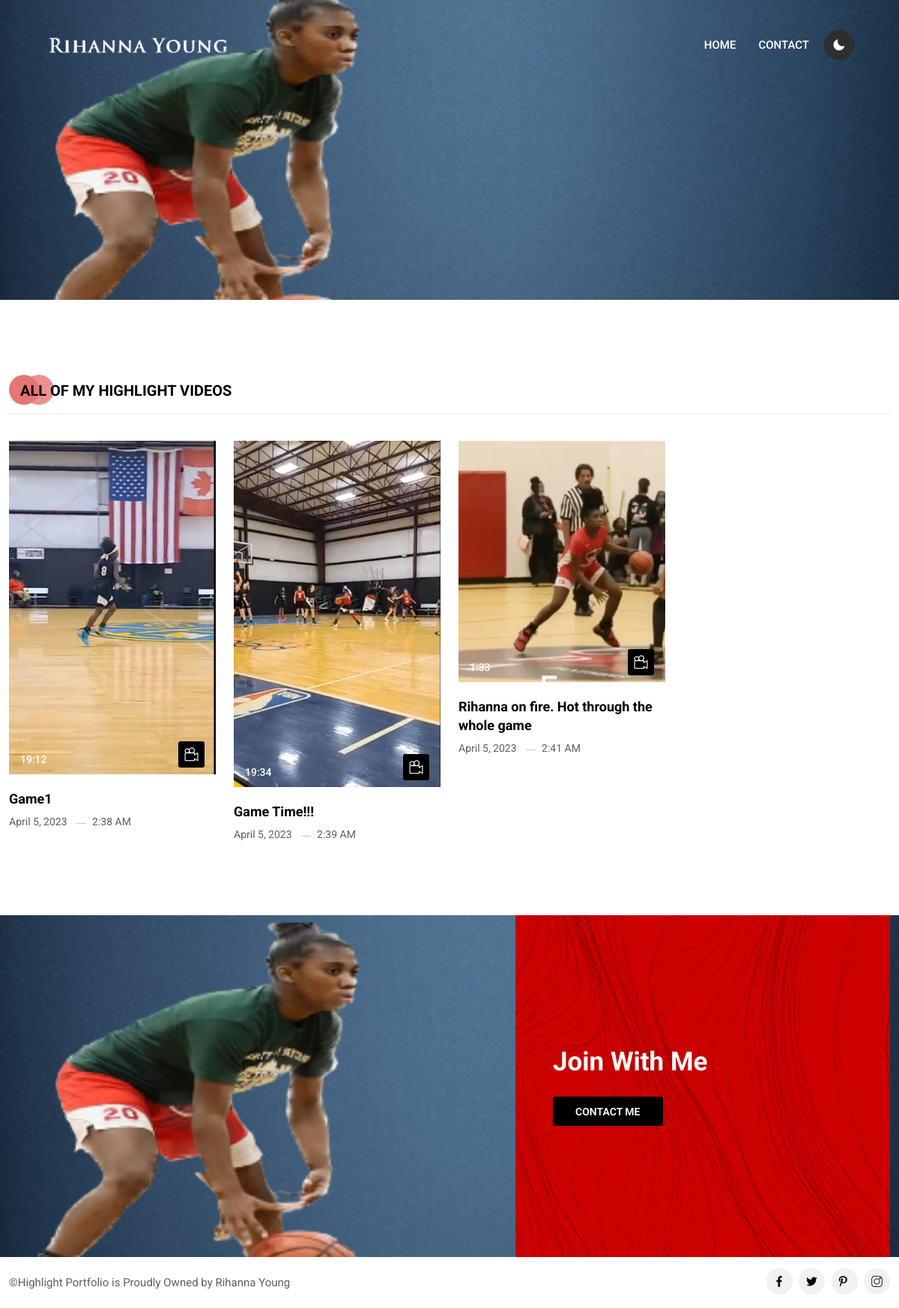
Page /all-featured-videos on the committed database.
### portfolio_app/models.py (models this page shows, shortened)
class About(models.Model):
    name = models.CharField(max_length=255)
    email = models.CharField(max_length=255)
    role = models.CharField(max_length=255)
    phone = models.CharField(default=0, max_length=20)
    heading = models.TextField()
    about_desc1 = models.TextField(null=True, blank=True)
    about_image = models.ImageField(upload_to='aboutImage', default="about.jpg")
    about_desc2 = models.TextField(null=True, blank=True)
    contact_desc = models.TextField(null=True, blank=True)
    contact_image = models.ImageField(upload_to='contactImage', default="contact.jpg")
    social_youtube = models.CharField(max_length=255, null=True, blank=True)
    social_facebook = models.CharField(max_length=255, null=True, blank=True)
    social_twitter = models.CharField(max_length=255, null=True, blank=True)
    social_instagram = models.CharField(max_length=255, null=True, blank=True)
    social_pinterest = models.CharField(max_length=255, null=True, blank=True)
    main_banner = models.ImageField(upload_to='mainBanner', default="main-banner.jpg")
    class Meta:
        verbose_name = "About"
        verbose_name_plural = "About Detail"

class Videos(models.Model):
    title = models.CharField(max_length=255)
    video_link = models.CharField(max_length=512)
    thumbnail = models.ImageField(upload_to='thumbnail', null=True, blank=True, default="default.jpg")
    duration = models.CharField(max_length=255)
    status = models.CharField(max_length=1, choices=STATUS_CHOICES, default='F')
    is_published = models.BooleanField(default=True)
    created = models.DateTimeField(auto_now_add=True)
    class Meta:
        verbose_name = "Video"
        verbose_name_plural = "Videos"

### portfolio_app/views.py (the view)
# urls.py: path('all-featured-videos', views.allFeaturedVideos, name='allFeaturedVideos'),
def allFeaturedVideos(request):
    status = 'F'
    all_videos = Videos.objects.filter(status=status)
    about_details = About.objects.get()
    context = {
        'all_videos': all_videos,
        'about': about_details,
    }
    return render(request, 'all_featured_videos.html', context)

### templates/all_featured_videos.html
{% extends 'main.html' %}
{% block content %}
<section class="featured-videos-area pt-100 pb-70">
    <div class="container">
        <div class="section-title">
            <h2>All Of My Highlight Videos</h2>
        </div>
        <div class="row">
            {% for post in all_videos %}
                {% if post.status == 'F' %}
                <div class="col-lg-3 col-sm-6 col-md-6">
                    <div class="single-featured-videos-box">
                        <div class="videos-image">
                            <img src="{{post.thumbnail.url}}" alt="image">
                            <span class="duration">{{ post.duration }}</span>
                            <span class="icon"><i class="flaticon-video-camera"></i></span>
                            <a href="{{ post.video_link }}" class="link-btn popup-youtube"></a>
                        </div>
                        <div class="videos-content">
                            <h3><a href="{{ post.video_link }}" class="popup-youtube">
                                {{post.title}}
                            </a></h3>
                            <ul class="videos-meta">
                                <li>{{ post.created|date:"F j, Y" }}</li>
                                <li>{{ post.created|time:"g:i A" }}</li>
                            </ul>
                        </div>
                    </div>
                </div>
                {% endif %}
            {% empty %}
                <h1>NO FEATURED VIDEOS FOUND.</h1>
            {% endfor %}
        </div>
    </div>
</section>
{% endblock content %}

### templates/main.html (shortened to what this page needs)
{% load static %}
<!doctype html>
<html lang="zxx">
<head>
    <link rel="stylesheet" href="{% static 'css/bootstrap.min.css' %}">
    <link rel="stylesheet" href="{% static 'animate.min.css' %}">
    <link rel="stylesheet" href="{% static 'css/flaticon.css' %}">
    <link rel="stylesheet" href="{% static 'css/boxicons.min.css' %}">
    <link rel="stylesheet" href="{% static 'css/owl.carousel.min.css' %}">
    <link rel="stylesheet" href="{% static 'css/owl.theme.default.min.css' %}">
    <link rel="stylesheet" href="{% static 'css/magnific-popup.min.css' %}">
    <link rel="stylesheet" href="{% static 'css/odometer.min.css' %}">
    <link rel="stylesheet" href="{% static 'css/style.css' %}">
    <link rel="stylesheet" href="{% static 'css/responsive.css' %}">
    <link rel="stylesheet" href="{% static 'css/dark-style.css' %}">
</head>
<body data-bs-spy="scroll" data-bs-offset="120">
    <nav class="navbar navbar-expand-lg navbar-light">
        <div class="container-fluid">
            <a class="navbar-brand" href="/">
                <img src="{% static 'img/logo.png' %}" alt="image">
            </a>
            <div class="collapse navbar-collapse" id="navbarSupportedContent">
                <ul class="navbar-nav">
                    <li class="nav-item"><a class="nav-link" href="/">Home</a></li>
                    <li class="nav-item"><a class="nav-link" href="#contact">Contact</a></li>
                </ul>
            </div>
            <div class="dark-version-btn">
                <label id="switch" class="switch">
                    <span class="slider round"></span>
                </label>
            </div>
        </div>
    </nav>
    <div class="page-title-area" style=" background-image: url({{ about.contact_image.url }});"></div>
    {% block content %}
    {% endblock content %}
    <section id="contact" class="join-area" style=" background-image: url({{ about.contact_image.url }});">
        <div class="container">
            <div class="join-content">
                <h2>Join With Me</h2>
                <div class="btn-box">
                    <a href="single-blog.html#" class="default-btn" data-bs-toggle="modal"
                        data-bs-target="#contactModal">Contact Me</a>
                </div>
            </div>
        </div>
    </section>
    <footer class="footer-area">
        <div class="container">
            <div class="row align-items-center">
                <div class="col-lg-6 col-md-6">
                    <p>©Highlight Portfolio is Proudly Owned by Rihanna Young</p>
                </div>
                <div class="col-lg-6 col-md-6">
                    <ul>
                        {% if about.social_facebook %}<li><a href="{{ about.social_facebook }}" target="_blank"><i class="flaticon-facebook"></i></a>
                        </li>{% endif %}
                        {% if about.social_twitter %}<li><a href="{{ about.social_twitter }}" target="_blank"><i class="flaticon-twitter"></i></a>
                        </li>{% endif %}
                        {% if about.social_pinterest %}<li><a href="{{ about.social_pinterest }}" target="_blank"><i
                                    class="flaticon-pinterest"></i></a></li>{% endif %}
                        {% if about.social_instagram %}<li><a href="{{ about.social_instagram }}" target="_blank"><i
                                    class="flaticon-instagram"></i></a></li>{% endif %}
                    </ul>
                </div>
            </div>
        </div>
    </footer>
</body>
</html>

### rows in the picture
About: contact_image (picture)
Videos: thumbnail (picture), duration "19:12", title "Game1", created "April 5, 2023", created "2:38 AM"
Videos: thumbnail (picture), duration "19:34", title "Game Time!!!", created "April 5, 2023", created "2:39 AM"
Videos: thumbnail (picture), duration "1:33", title "Rihanna on fire. Hot through the whole game", created "April 5, 2023", created "2:41 AM"
